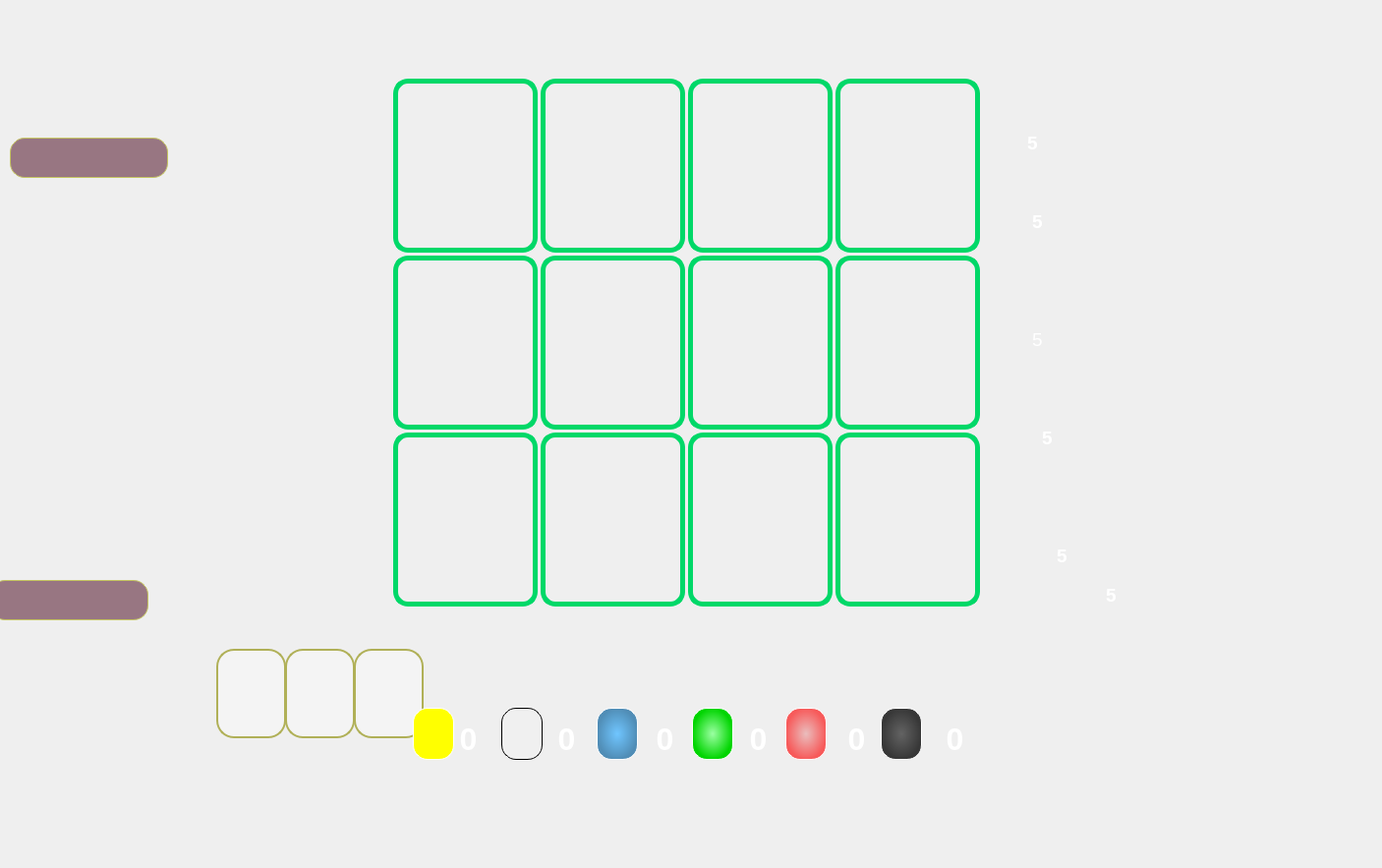
<?xml version="1.0" encoding="UTF-8"?>
<ui version="4.0">
 <class>game_interface</class>
 <widget class="QWidget" name="game_interface">
  <property name="geometry">
   <rect>
    <x>0</x>
    <y>0</y>
    <width>1406</width>
    <height>883</height>
   </rect>
  </property>
  <property name="windowTitle">
   <string>Form</string>
  </property>
  <widget class="QLabel" name="highlight1_1">
   <property name="geometry">
    <rect>
     <x>400</x>
     <y>80</y>
     <width>147</width>
     <height>177</height>
    </rect>
   </property>
   <property name="styleSheet">
    <string notr="true">border-radius:15px;
border:5px solid rgb(0, 216, 104)</string>
   </property>
   <property name="text">
    <string/>
   </property>
  </widget>
  <widget class="QLabel" name="highlight1_2">
   <property name="geometry">
    <rect>
     <x>550</x>
     <y>80</y>
     <width>147</width>
     <height>177</height>
    </rect>
   </property>
   <property name="styleSheet">
    <string notr="true">border-radius:15px;
border:5px solid rgb(0, 216, 104)</string>
   </property>
   <property name="text">
    <string/>
   </property>
  </widget>
  <widget class="QLabel" name="highlight1_3">
   <property name="geometry">
    <rect>
     <x>700</x>
     <y>80</y>
     <width>147</width>
     <height>177</height>
    </rect>
   </property>
   <property name="styleSheet">
    <string notr="true">border-radius:15px;
border:5px solid rgb(0, 216, 104)</string>
   </property>
   <property name="text">
    <string/>
   </property>
  </widget>
  <widget class="QLabel" name="highlight1_4">
   <property name="geometry">
    <rect>
     <x>850</x>
     <y>80</y>
     <width>147</width>
     <height>177</height>
    </rect>
   </property>
   <property name="styleSheet">
    <string notr="true">border-radius:15px;
border:5px solid rgb(0, 216, 104)</string>
   </property>
   <property name="text">
    <string/>
   </property>
  </widget>
  <widget class="QLabel" name="highlight1_5">
   <property name="geometry">
    <rect>
     <x>400</x>
     <y>260</y>
     <width>147</width>
     <height>177</height>
    </rect>
   </property>
   <property name="styleSheet">
    <string notr="true">border-radius:15px;
border:5px solid rgb(0, 216, 104)</string>
   </property>
   <property name="text">
    <string/>
   </property>
  </widget>
  <widget class="QLabel" name="highlight1_6">
   <property name="geometry">
    <rect>
     <x>550</x>
     <y>260</y>
     <width>147</width>
     <height>177</height>
    </rect>
   </property>
   <property name="styleSheet">
    <string notr="true">border-radius:15px;
border:5px solid rgb(0, 216, 104)</string>
   </property>
   <property name="text">
    <string/>
   </property>
  </widget>
  <widget class="QLabel" name="highlight1_7">
   <property name="geometry">
    <rect>
     <x>700</x>
     <y>260</y>
     <width>147</width>
     <height>177</height>
    </rect>
   </property>
   <property name="styleSheet">
    <string notr="true">border-radius:15px;
border:5px solid rgb(0, 216, 104)</string>
   </property>
   <property name="text">
    <string/>
   </property>
  </widget>
  <widget class="QLabel" name="highlight1_8">
   <property name="geometry">
    <rect>
     <x>850</x>
     <y>260</y>
     <width>147</width>
     <height>177</height>
    </rect>
   </property>
   <property name="styleSheet">
    <string notr="true">border-radius:15px;
border:5px solid rgb(0, 216, 104)</string>
   </property>
   <property name="text">
    <string/>
   </property>
  </widget>
  <widget class="QLabel" name="highlight1_9">
   <property name="geometry">
    <rect>
     <x>400</x>
     <y>440</y>
     <width>147</width>
     <height>177</height>
    </rect>
   </property>
   <property name="styleSheet">
    <string notr="true">border-radius:15px;
border:5px solid rgb(0, 216, 104)</string>
   </property>
   <property name="text">
    <string/>
   </property>
  </widget>
  <widget class="QLabel" name="highlight1_10">
   <property name="geometry">
    <rect>
     <x>550</x>
     <y>440</y>
     <width>147</width>
     <height>177</height>
    </rect>
   </property>
   <property name="styleSheet">
    <string notr="true">border-radius:15px;
border:5px solid rgb(0, 216, 104)</string>
   </property>
   <property name="text">
    <string/>
   </property>
  </widget>
  <widget class="QLabel" name="highlight1_11">
   <property name="geometry">
    <rect>
     <x>700</x>
     <y>440</y>
     <width>147</width>
     <height>177</height>
    </rect>
   </property>
   <property name="styleSheet">
    <string notr="true">border-radius:15px;
border:5px solid rgb(0, 216, 104)</string>
   </property>
   <property name="text">
    <string/>
   </property>
  </widget>
  <widget class="QLabel" name="highlight1_12">
   <property name="geometry">
    <rect>
     <x>850</x>
     <y>440</y>
     <width>147</width>
     <height>177</height>
    </rect>
   </property>
   <property name="styleSheet">
    <string notr="true">border-radius:15px;
border:5px solid rgb(0, 216, 104)</string>
   </property>
   <property name="text">
    <string/>
   </property>
  </widget>
  <widget class="QPushButton" name="card1">
   <property name="geometry">
    <rect>
     <x>400</x>
     <y>80</y>
     <width>141</width>
     <height>171</height>
    </rect>
   </property>
   <property name="styleSheet">
    <string notr="true">border-radius:15px;
border-image: url(:/images/card/blue-high/1.png);


</string>
   </property>
   <property name="text">
    <string/>
   </property>
  </widget>
  <widget class="QPushButton" name="card2">
   <property name="geometry">
    <rect>
     <x>550</x>
     <y>80</y>
     <width>141</width>
     <height>171</height>
    </rect>
   </property>
   <property name="styleSheet">
    <string notr="true">border-radius:15px;
border-image: url(:/images/card/blue-high/1.png);


</string>
   </property>
   <property name="text">
    <string/>
   </property>
  </widget>
  <widget class="QPushButton" name="card3">
   <property name="geometry">
    <rect>
     <x>700</x>
     <y>80</y>
     <width>141</width>
     <height>171</height>
    </rect>
   </property>
   <property name="styleSheet">
    <string notr="true">border-radius:15px;
border-image: url(:/images/card/blue-high/1.png);


</string>
   </property>
   <property name="text">
    <string/>
   </property>
  </widget>
  <widget class="QPushButton" name="card4">
   <property name="geometry">
    <rect>
     <x>850</x>
     <y>80</y>
     <width>141</width>
     <height>171</height>
    </rect>
   </property>
   <property name="styleSheet">
    <string notr="true">border-radius:15px;
border-image: url(:/images/card/blue-high/1.png);


</string>
   </property>
   <property name="text">
    <string/>
   </property>
  </widget>
  <widget class="QPushButton" name="card5">
   <property name="geometry">
    <rect>
     <x>400</x>
     <y>270</y>
     <width>141</width>
     <height>171</height>
    </rect>
   </property>
   <property name="styleSheet">
    <string notr="true">border-radius:15px;
border-image: url(:/images/card/blue-high/1.png);


</string>
   </property>
   <property name="text">
    <string/>
   </property>
  </widget>
  <widget class="QPushButton" name="card6">
   <property name="geometry">
    <rect>
     <x>550</x>
     <y>260</y>
     <width>141</width>
     <height>171</height>
    </rect>
   </property>
   <property name="styleSheet">
    <string notr="true">border-radius:15px;
border-image: url(:/images/card/blue-high/1.png);


</string>
   </property>
   <property name="text">
    <string/>
   </property>
  </widget>
  <widget class="QPushButton" name="card7">
   <property name="geometry">
    <rect>
     <x>700</x>
     <y>270</y>
     <width>141</width>
     <height>171</height>
    </rect>
   </property>
   <property name="styleSheet">
    <string notr="true">border-radius:15px;
border-image: url(:/images/card/blue-high/1.png);


</string>
   </property>
   <property name="text">
    <string/>
   </property>
  </widget>
  <widget class="QPushButton" name="card8">
   <property name="geometry">
    <rect>
     <x>850</x>
     <y>270</y>
     <width>141</width>
     <height>171</height>
    </rect>
   </property>
   <property name="styleSheet">
    <string notr="true">border-radius:15px;
border-image: url(:/images/card/blue-high/1.png);


</string>
   </property>
   <property name="text">
    <string/>
   </property>
  </widget>
  <widget class="QPushButton" name="card9">
   <property name="geometry">
    <rect>
     <x>400</x>
     <y>440</y>
     <width>141</width>
     <height>171</height>
    </rect>
   </property>
   <property name="styleSheet">
    <string notr="true">border-radius:15px;
border-image: url(:/images/card/blue-high/1.png);


</string>
   </property>
   <property name="text">
    <string/>
   </property>
  </widget>
  <widget class="QPushButton" name="card10">
   <property name="geometry">
    <rect>
     <x>550</x>
     <y>440</y>
     <width>141</width>
     <height>171</height>
    </rect>
   </property>
   <property name="styleSheet">
    <string notr="true">border-radius:15px;
border-image: url(:/images/card/blue-high/1.png);


</string>
   </property>
   <property name="text">
    <string/>
   </property>
  </widget>
  <widget class="QPushButton" name="card11">
   <property name="geometry">
    <rect>
     <x>700</x>
     <y>440</y>
     <width>141</width>
     <height>171</height>
    </rect>
   </property>
   <property name="styleSheet">
    <string notr="true">border-radius:15px;
border-image: url(:/images/card/blue-high/1.png);


</string>
   </property>
   <property name="text">
    <string/>
   </property>
  </widget>
  <widget class="QPushButton" name="card12">
   <property name="geometry">
    <rect>
     <x>850</x>
     <y>440</y>
     <width>141</width>
     <height>171</height>
    </rect>
   </property>
   <property name="styleSheet">
    <string notr="true">border-radius:15px;
border-image: url(:/images/card/blue-high/1.png);


</string>
   </property>
   <property name="text">
    <string/>
   </property>
  </widget>
  <widget class="QTextBrowser" name="gold_num">
   <property name="geometry">
    <rect>
     <x>1030</x>
     <y>130</y>
     <width>41</width>
     <height>41</height>
    </rect>
   </property>
   <property name="styleSheet">
    <string notr="true">background:transparent;
border-width:0;
border-style:outset</string>
   </property>
   <property name="html">
    <string>&lt;!DOCTYPE HTML PUBLIC &quot;-//W3C//DTD HTML 4.0//EN&quot; &quot;http://www.w3.org/TR/REC-html40/strict.dtd&quot;&gt;
&lt;html&gt;&lt;head&gt;&lt;meta name=&quot;qrichtext&quot; content=&quot;1&quot; /&gt;&lt;style type=&quot;text/css&quot;&gt;
p, li { white-space: pre-wrap; }
&lt;/style&gt;&lt;/head&gt;&lt;body style=&quot; font-family:'SimSun'; font-size:9pt; font-weight:400; font-style:normal;&quot;&gt;
&lt;p align=&quot;center&quot; style=&quot; margin-top:0px; margin-bottom:0px; margin-left:0px; margin-right:0px; -qt-block-indent:0; text-indent:0px;&quot;&gt;&lt;span style=&quot; font-size:14pt; font-weight:600; color:#ffffff;&quot;&gt;5&lt;/span&gt;&lt;/p&gt;&lt;/body&gt;&lt;/html&gt;</string>
   </property>
  </widget>
  <widget class="QTextBrowser" name="black_num">
   <property name="geometry">
    <rect>
     <x>1030</x>
     <y>210</y>
     <width>51</width>
     <height>51</height>
    </rect>
   </property>
   <property name="styleSheet">
    <string notr="true">background:transparent;
border-width:0;
border-style:outset</string>
   </property>
   <property name="html">
    <string>&lt;!DOCTYPE HTML PUBLIC &quot;-//W3C//DTD HTML 4.0//EN&quot; &quot;http://www.w3.org/TR/REC-html40/strict.dtd&quot;&gt;
&lt;html&gt;&lt;head&gt;&lt;meta name=&quot;qrichtext&quot; content=&quot;1&quot; /&gt;&lt;style type=&quot;text/css&quot;&gt;
p, li { white-space: pre-wrap; }
&lt;/style&gt;&lt;/head&gt;&lt;body style=&quot; font-family:'SimSun'; font-size:9pt; font-weight:400; font-style:normal;&quot;&gt;
&lt;p align=&quot;center&quot; style=&quot; margin-top:12px; margin-bottom:12px; margin-left:0px; margin-right:0px; -qt-block-indent:0; text-indent:0px;&quot;&gt;&lt;span style=&quot; font-size:14pt; font-weight:600; color:#ffffff;&quot;&gt;5&lt;/span&gt;&lt;/p&gt;&lt;/body&gt;&lt;/html&gt;</string>
   </property>
  </widget>
  <widget class="QTextBrowser" name="red_num">
   <property name="geometry">
    <rect>
     <x>1030</x>
     <y>330</y>
     <width>51</width>
     <height>41</height>
    </rect>
   </property>
   <property name="styleSheet">
    <string notr="true">background:transparent;
border-width:0;
border-style:outset</string>
   </property>
   <property name="html">
    <string>&lt;!DOCTYPE HTML PUBLIC &quot;-//W3C//DTD HTML 4.0//EN&quot; &quot;http://www.w3.org/TR/REC-html40/strict.dtd&quot;&gt;
&lt;html&gt;&lt;head&gt;&lt;meta name=&quot;qrichtext&quot; content=&quot;1&quot; /&gt;&lt;style type=&quot;text/css&quot;&gt;
p, li { white-space: pre-wrap; }
&lt;/style&gt;&lt;/head&gt;&lt;body style=&quot; font-family:'SimSun'; font-size:9pt; font-weight:400; font-style:normal;&quot;&gt;
&lt;p align=&quot;center&quot; style=&quot; margin-top:0px; margin-bottom:0px; margin-left:0px; margin-right:0px; -qt-block-indent:0; text-indent:0px;&quot;&gt;&lt;span style=&quot; font-size:14pt; color:#ffffff;&quot;&gt;5&lt;/span&gt;&lt;/p&gt;&lt;/body&gt;&lt;/html&gt;</string>
   </property>
  </widget>
  <widget class="QTextBrowser" name="green_num">
   <property name="geometry">
    <rect>
     <x>1040</x>
     <y>430</y>
     <width>51</width>
     <height>51</height>
    </rect>
   </property>
   <property name="styleSheet">
    <string notr="true">background:transparent;
border-width:0;
border-style:outset</string>
   </property>
   <property name="html">
    <string>&lt;!DOCTYPE HTML PUBLIC &quot;-//W3C//DTD HTML 4.0//EN&quot; &quot;http://www.w3.org/TR/REC-html40/strict.dtd&quot;&gt;
&lt;html&gt;&lt;head&gt;&lt;meta name=&quot;qrichtext&quot; content=&quot;1&quot; /&gt;&lt;style type=&quot;text/css&quot;&gt;
p, li { white-space: pre-wrap; }
&lt;/style&gt;&lt;/head&gt;&lt;body style=&quot; font-family:'SimSun'; font-size:9pt; font-weight:400; font-style:normal;&quot;&gt;
&lt;p align=&quot;center&quot; style=&quot; margin-top:0px; margin-bottom:0px; margin-left:0px; margin-right:0px; -qt-block-indent:0; text-indent:0px;&quot;&gt;&lt;span style=&quot; font-size:14pt; font-weight:600; color:#ffffff;&quot;&gt;5&lt;/span&gt;&lt;/p&gt;&lt;/body&gt;&lt;/html&gt;</string>
   </property>
  </widget>
  <widget class="QTextBrowser" name="blue_num">
   <property name="geometry">
    <rect>
     <x>1060</x>
     <y>550</y>
     <width>41</width>
     <height>41</height>
    </rect>
   </property>
   <property name="styleSheet">
    <string notr="true">background:transparent;
border-width:0;
border-style:outset</string>
   </property>
   <property name="html">
    <string>&lt;!DOCTYPE HTML PUBLIC &quot;-//W3C//DTD HTML 4.0//EN&quot; &quot;http://www.w3.org/TR/REC-html40/strict.dtd&quot;&gt;
&lt;html&gt;&lt;head&gt;&lt;meta name=&quot;qrichtext&quot; content=&quot;1&quot; /&gt;&lt;style type=&quot;text/css&quot;&gt;
p, li { white-space: pre-wrap; }
&lt;/style&gt;&lt;/head&gt;&lt;body style=&quot; font-family:'SimSun'; font-size:9pt; font-weight:400; font-style:normal;&quot;&gt;
&lt;p align=&quot;center&quot; style=&quot; margin-top:0px; margin-bottom:0px; margin-left:0px; margin-right:0px; -qt-block-indent:0; text-indent:0px;&quot;&gt;&lt;span style=&quot; font-size:14pt; font-weight:600; color:#ffffff;&quot;&gt;5&lt;/span&gt;&lt;/p&gt;&lt;/body&gt;&lt;/html&gt;</string>
   </property>
  </widget>
  <widget class="QTextBrowser" name="white_num">
   <property name="geometry">
    <rect>
     <x>1110</x>
     <y>590</y>
     <width>41</width>
     <height>41</height>
    </rect>
   </property>
   <property name="styleSheet">
    <string notr="true">background:transparent;
border-width:0;
border-style:outset</string>
   </property>
   <property name="html">
    <string>&lt;!DOCTYPE HTML PUBLIC &quot;-//W3C//DTD HTML 4.0//EN&quot; &quot;http://www.w3.org/TR/REC-html40/strict.dtd&quot;&gt;
&lt;html&gt;&lt;head&gt;&lt;meta name=&quot;qrichtext&quot; content=&quot;1&quot; /&gt;&lt;style type=&quot;text/css&quot;&gt;
p, li { white-space: pre-wrap; }
&lt;/style&gt;&lt;/head&gt;&lt;body style=&quot; font-family:'SimSun'; font-size:9pt; font-weight:400; font-style:normal;&quot;&gt;
&lt;p align=&quot;center&quot; style=&quot; margin-top:0px; margin-bottom:0px; margin-left:0px; margin-right:0px; -qt-block-indent:0; text-indent:0px;&quot;&gt;&lt;span style=&quot; font-size:14pt; font-weight:600; color:#ffffff;&quot;&gt;5&lt;/span&gt;&lt;/p&gt;&lt;/body&gt;&lt;/html&gt;</string>
   </property>
  </widget>
  <widget class="QLabel" name="name1">
   <property name="geometry">
    <rect>
     <x>-10</x>
     <y>590</y>
     <width>161</width>
     <height>41</height>
    </rect>
   </property>
   <property name="styleSheet">
    <string notr="true">background-color:rgba(130, 87, 103,0.8);
border-radius:15px;
border:1px solid rgb(197, 197, 98);
font: 18pt &quot;隶书&quot;;
color:white;</string>
   </property>
   <property name="text">
    <string/>
   </property>
  </widget>
  <widget class="QToolButton" name="reserved1">
   <property name="geometry">
    <rect>
     <x>220</x>
     <y>660</y>
     <width>71</width>
     <height>91</height>
    </rect>
   </property>
   <property name="styleSheet">
    <string notr="true">background-color: rgba(255, 255, 255, 80);
border-radius:18px;
border:2px solid rgb(176, 176, 87);</string>
   </property>
   <property name="text">
    <string/>
   </property>
  </widget>
  <widget class="QToolButton" name="reserved2">
   <property name="geometry">
    <rect>
     <x>290</x>
     <y>660</y>
     <width>71</width>
     <height>91</height>
    </rect>
   </property>
   <property name="styleSheet">
    <string notr="true">background-color: rgba(255, 255, 255, 80);
border-radius:18px;
border:2px solid rgb(176, 176, 87);</string>
   </property>
   <property name="text">
    <string/>
   </property>
  </widget>
  <widget class="QToolButton" name="reserved3">
   <property name="geometry">
    <rect>
     <x>360</x>
     <y>660</y>
     <width>71</width>
     <height>91</height>
    </rect>
   </property>
   <property name="styleSheet">
    <string notr="true">background-color: rgba(255, 255, 255, 80);
border-radius:18px;
border:2px solid rgb(176, 176, 87);</string>
   </property>
   <property name="text">
    <string/>
   </property>
  </widget>
  <widget class="QTextBrowser" name="gold_have">
   <property name="geometry">
    <rect>
     <x>451</x>
     <y>730</y>
     <width>51</width>
     <height>61</height>
    </rect>
   </property>
   <property name="styleSheet">
    <string notr="true">background:transparent;
border-width:0;
border-style:outset</string>
   </property>
   <property name="html">
    <string>&lt;!DOCTYPE HTML PUBLIC &quot;-//W3C//DTD HTML 4.0//EN&quot; &quot;http://www.w3.org/TR/REC-html40/strict.dtd&quot;&gt;
&lt;html&gt;&lt;head&gt;&lt;meta name=&quot;qrichtext&quot; content=&quot;1&quot; /&gt;&lt;style type=&quot;text/css&quot;&gt;
p, li { white-space: pre-wrap; }
&lt;/style&gt;&lt;/head&gt;&lt;body style=&quot; font-family:'SimSun'; font-size:9pt; font-weight:400; font-style:normal;&quot;&gt;
&lt;p align=&quot;center&quot; style=&quot; margin-top:0px; margin-bottom:0px; margin-left:0px; margin-right:0px; -qt-block-indent:0; text-indent:0px;&quot;&gt;&lt;span style=&quot; font-size:24pt; font-weight:600; color:#ffffff;&quot;&gt;0&lt;/span&gt;&lt;/p&gt;&lt;/body&gt;&lt;/html&gt;</string>
   </property>
  </widget>
  <widget class="QTextBrowser" name="green_have">
   <property name="geometry">
    <rect>
     <x>746</x>
     <y>730</y>
     <width>51</width>
     <height>61</height>
    </rect>
   </property>
   <property name="styleSheet">
    <string notr="true">background:transparent;
border-width:0;
border-style:outset</string>
   </property>
   <property name="html">
    <string>&lt;!DOCTYPE HTML PUBLIC &quot;-//W3C//DTD HTML 4.0//EN&quot; &quot;http://www.w3.org/TR/REC-html40/strict.dtd&quot;&gt;
&lt;html&gt;&lt;head&gt;&lt;meta name=&quot;qrichtext&quot; content=&quot;1&quot; /&gt;&lt;style type=&quot;text/css&quot;&gt;
p, li { white-space: pre-wrap; }
&lt;/style&gt;&lt;/head&gt;&lt;body style=&quot; font-family:'SimSun'; font-size:9pt; font-weight:400; font-style:normal;&quot;&gt;
&lt;p align=&quot;center&quot; style=&quot; margin-top:0px; margin-bottom:0px; margin-left:0px; margin-right:0px; -qt-block-indent:0; text-indent:0px;&quot;&gt;&lt;span style=&quot; font-size:24pt; font-weight:600; color:#ffffff;&quot;&gt;0&lt;/span&gt;&lt;/p&gt;&lt;/body&gt;&lt;/html&gt;</string>
   </property>
  </widget>
  <widget class="QTextBrowser" name="red_card">
   <property name="geometry">
    <rect>
     <x>799</x>
     <y>720</y>
     <width>42</width>
     <height>53</height>
    </rect>
   </property>
   <property name="styleSheet">
    <string notr="true">background-color: qradialgradient(spread:pad, cx:0.5, cy:0.5, radius:0.5, fx:0.5, fy:0.5, stop:0 rgba(234, 189, 189, 255), stop:1 rgba(247, 90, 90, 255));
border-radius:15px;
border:1px solid white;</string>
   </property>
  </widget>
  <widget class="QTextBrowser" name="blue_have">
   <property name="geometry">
    <rect>
     <x>651</x>
     <y>730</y>
     <width>51</width>
     <height>61</height>
    </rect>
   </property>
   <property name="styleSheet">
    <string notr="true">background:transparent;
border-width:0;
border-style:outset</string>
   </property>
   <property name="html">
    <string>&lt;!DOCTYPE HTML PUBLIC &quot;-//W3C//DTD HTML 4.0//EN&quot; &quot;http://www.w3.org/TR/REC-html40/strict.dtd&quot;&gt;
&lt;html&gt;&lt;head&gt;&lt;meta name=&quot;qrichtext&quot; content=&quot;1&quot; /&gt;&lt;style type=&quot;text/css&quot;&gt;
p, li { white-space: pre-wrap; }
&lt;/style&gt;&lt;/head&gt;&lt;body style=&quot; font-family:'SimSun'; font-size:9pt; font-weight:400; font-style:normal;&quot;&gt;
&lt;p align=&quot;center&quot; style=&quot; margin-top:0px; margin-bottom:0px; margin-left:0px; margin-right:0px; -qt-block-indent:0; text-indent:0px;&quot;&gt;&lt;span style=&quot; font-size:24pt; font-weight:600; color:#ffffff;&quot;&gt;0&lt;/span&gt;&lt;/p&gt;&lt;/body&gt;&lt;/html&gt;</string>
   </property>
  </widget>
  <widget class="QTextBrowser" name="white_have">
   <property name="geometry">
    <rect>
     <x>551</x>
     <y>730</y>
     <width>51</width>
     <height>61</height>
    </rect>
   </property>
   <property name="styleSheet">
    <string notr="true">background:transparent;
border-width:0;
border-style:outset</string>
   </property>
   <property name="html">
    <string>&lt;!DOCTYPE HTML PUBLIC &quot;-//W3C//DTD HTML 4.0//EN&quot; &quot;http://www.w3.org/TR/REC-html40/strict.dtd&quot;&gt;
&lt;html&gt;&lt;head&gt;&lt;meta name=&quot;qrichtext&quot; content=&quot;1&quot; /&gt;&lt;style type=&quot;text/css&quot;&gt;
p, li { white-space: pre-wrap; }
&lt;/style&gt;&lt;/head&gt;&lt;body style=&quot; font-family:'SimSun'; font-size:9pt; font-weight:400; font-style:normal;&quot;&gt;
&lt;p align=&quot;center&quot; style=&quot; margin-top:0px; margin-bottom:0px; margin-left:0px; margin-right:0px; -qt-block-indent:0; text-indent:0px;&quot;&gt;&lt;span style=&quot; font-size:24pt; font-weight:600; color:#ffffff;&quot;&gt;0&lt;/span&gt;&lt;/p&gt;&lt;/body&gt;&lt;/html&gt;</string>
   </property>
  </widget>
  <widget class="QTextBrowser" name="black_have">
   <property name="geometry">
    <rect>
     <x>946</x>
     <y>730</y>
     <width>51</width>
     <height>61</height>
    </rect>
   </property>
   <property name="styleSheet">
    <string notr="true">background:transparent;
border-width:0;
border-style:outset</string>
   </property>
   <property name="html">
    <string>&lt;!DOCTYPE HTML PUBLIC &quot;-//W3C//DTD HTML 4.0//EN&quot; &quot;http://www.w3.org/TR/REC-html40/strict.dtd&quot;&gt;
&lt;html&gt;&lt;head&gt;&lt;meta name=&quot;qrichtext&quot; content=&quot;1&quot; /&gt;&lt;style type=&quot;text/css&quot;&gt;
p, li { white-space: pre-wrap; }
&lt;/style&gt;&lt;/head&gt;&lt;body style=&quot; font-family:'SimSun'; font-size:9pt; font-weight:400; font-style:normal;&quot;&gt;
&lt;p align=&quot;center&quot; style=&quot; margin-top:0px; margin-bottom:0px; margin-left:0px; margin-right:0px; -qt-block-indent:0; text-indent:0px;&quot;&gt;&lt;span style=&quot; font-size:24pt; font-weight:600; color:#ffffff;&quot;&gt;0&lt;/span&gt;&lt;/p&gt;&lt;/body&gt;&lt;/html&gt;</string>
   </property>
  </widget>
  <widget class="QTextBrowser" name="blue_card">
   <property name="geometry">
    <rect>
     <x>607</x>
     <y>720</y>
     <width>42</width>
     <height>53</height>
    </rect>
   </property>
   <property name="styleSheet">
    <string notr="true">background-color: qradialgradient(spread:pad, cx:0.5, cy:0.5, radius:0.5, fx:0.5, fy:0.5, stop:0 rgba(112, 198, 255, 255), stop:1 rgba(80, 141, 182, 255));
border:1px solid white;
border-radius:15px;
</string>
   </property>
  </widget>
  <widget class="QTextBrowser" name="green_card">
   <property name="geometry">
    <rect>
     <x>704</x>
     <y>720</y>
     <width>42</width>
     <height>53</height>
    </rect>
   </property>
   <property name="styleSheet">
    <string notr="true">background-color: qradialgradient(spread:pad, cx:0.5, cy:0.5, radius:0.5, fx:0.5, fy:0.5, stop:0 rgba(155, 255, 162, 255), stop:1 rgba(0, 213, 0, 255));
border-radius:15px;
border:1px solid white;</string>
   </property>
  </widget>
  <widget class="QTextBrowser" name="red_have">
   <property name="geometry">
    <rect>
     <x>846</x>
     <y>730</y>
     <width>51</width>
     <height>61</height>
    </rect>
   </property>
   <property name="styleSheet">
    <string notr="true">background:transparent;
border-width:0;
border-style:outset</string>
   </property>
   <property name="html">
    <string>&lt;!DOCTYPE HTML PUBLIC &quot;-//W3C//DTD HTML 4.0//EN&quot; &quot;http://www.w3.org/TR/REC-html40/strict.dtd&quot;&gt;
&lt;html&gt;&lt;head&gt;&lt;meta name=&quot;qrichtext&quot; content=&quot;1&quot; /&gt;&lt;style type=&quot;text/css&quot;&gt;
p, li { white-space: pre-wrap; }
&lt;/style&gt;&lt;/head&gt;&lt;body style=&quot; font-family:'SimSun'; font-size:9pt; font-weight:400; font-style:normal;&quot;&gt;
&lt;p align=&quot;center&quot; style=&quot; margin-top:0px; margin-bottom:0px; margin-left:0px; margin-right:0px; -qt-block-indent:0; text-indent:0px;&quot;&gt;&lt;span style=&quot; font-size:24pt; font-weight:600; color:#ffffff;&quot;&gt;0&lt;/span&gt;&lt;/p&gt;&lt;/body&gt;&lt;/html&gt;</string>
   </property>
  </widget>
  <widget class="QTextBrowser" name="black_card">
   <property name="geometry">
    <rect>
     <x>896</x>
     <y>720</y>
     <width>42</width>
     <height>53</height>
    </rect>
   </property>
   <property name="styleSheet">
    <string notr="true">background-color: qradialgradient(spread:pad, cx:0.5, cy:0.5, radius:0.5, fx:0.5, fy:0.5, stop:0 rgba(99, 99, 99, 255), stop:1 rgba(55, 55, 55, 255));
border-radius:15px;
border:1px solid white;</string>
   </property>
  </widget>
  <widget class="QTextBrowser" name="white_card">
   <property name="geometry">
    <rect>
     <x>510</x>
     <y>720</y>
     <width>42</width>
     <height>53</height>
    </rect>
   </property>
   <property name="styleSheet">
    <string notr="true">background-color: rgb(240, 240, 240);
border-radius:15px;
border:1px solid black;</string>
   </property>
   <property name="html">
    <string>&lt;!DOCTYPE HTML PUBLIC &quot;-//W3C//DTD HTML 4.0//EN&quot; &quot;http://www.w3.org/TR/REC-html40/strict.dtd&quot;&gt;
&lt;html&gt;&lt;head&gt;&lt;meta name=&quot;qrichtext&quot; content=&quot;1&quot; /&gt;&lt;style type=&quot;text/css&quot;&gt;
p, li { white-space: pre-wrap; }
&lt;/style&gt;&lt;/head&gt;&lt;body style=&quot; font-family:'SimSun'; font-size:9pt; font-weight:400; font-style:normal;&quot;&gt;
&lt;p align=&quot;center&quot; style=&quot;-qt-paragraph-type:empty; margin-top:0px; margin-bottom:0px; margin-left:0px; margin-right:0px; -qt-block-indent:0; text-indent:0px;&quot;&gt;&lt;br /&gt;&lt;/p&gt;&lt;/body&gt;&lt;/html&gt;</string>
   </property>
  </widget>
  <widget class="QLabel" name="name2">
   <property name="geometry">
    <rect>
     <x>10</x>
     <y>140</y>
     <width>161</width>
     <height>41</height>
    </rect>
   </property>
   <property name="styleSheet">
    <string notr="true">background-color:rgba(130, 87, 103,0.8);
border-radius:15px;
border:1px solid rgb(197, 197, 98);
font: 18pt &quot;隶书&quot;;
color:white;</string>
   </property>
   <property name="text">
    <string/>
   </property>
  </widget>
  <widget class="QToolButton" name="noble2">
   <property name="geometry">
    <rect>
     <x>1190</x>
     <y>260</y>
     <width>171</width>
     <height>171</height>
    </rect>
   </property>
   <property name="styleSheet">
    <string notr="true">border-image: url(:/images/贵族/2.png);
border-radius:15px;</string>
   </property>
   <property name="text">
    <string/>
   </property>
  </widget>
  <widget class="QToolButton" name="noble3">
   <property name="geometry">
    <rect>
     <x>1140</x>
     <y>440</y>
     <width>171</width>
     <height>171</height>
    </rect>
   </property>
   <property name="styleSheet">
    <string notr="true">border-image: url(:/images/贵族/3.png);
border-radius:15px;</string>
   </property>
   <property name="text">
    <string/>
   </property>
  </widget>
  <widget class="QToolButton" name="noble1">
   <property name="geometry">
    <rect>
     <x>1130</x>
     <y>110</y>
     <width>171</width>
     <height>171</height>
    </rect>
   </property>
   <property name="styleSheet">
    <string notr="true">border-image: url(:/images/贵族/1.png);
border-radius:15px;</string>
   </property>
   <property name="text">
    <string/>
   </property>
  </widget>
  <widget class="QTextBrowser" name="gold_card">
   <property name="geometry">
    <rect>
     <x>420</x>
     <y>720</y>
     <width>42</width>
     <height>53</height>
    </rect>
   </property>
   <property name="styleSheet">
    <string notr="true">background-color: qradialgradient(spread:pad, cx:0.5, cy:0.5, radius:0.5, fx:0.5, fy:0.5, stop:0 rgba(255, 255, 0, 255), stop:1 rgba(255, 255, 0, 255));
border:1px solid white;
border-radius:15px;
</string>
   </property>
  </widget>
 </widget>
 <layoutdefault spacing="6" margin="11"/>
 <resources/>
 <connections/>
</ui>
